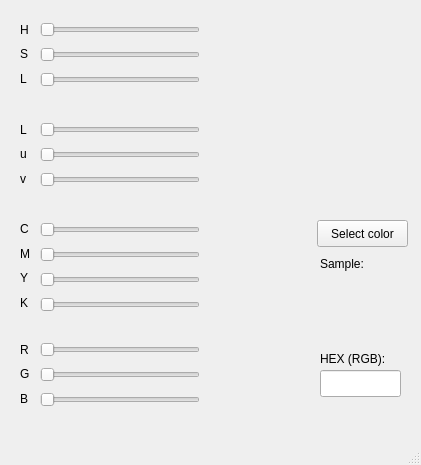
<?xml version="1.0" encoding="UTF-8"?>
<ui version="4.0">
 <class>MainWindow</class>
 <widget class="QMainWindow" name="MainWindow">
  <property name="geometry">
   <rect>
    <x>0</x>
    <y>0</y>
    <width>421</width>
    <height>465</height>
   </rect>
  </property>
  <property name="windowTitle">
   <string>Super Color Picker 3000</string>
  </property>
  <widget class="QWidget" name="centralWidget">
   <widget class="QLineEdit" name="lineEdit_colorHex">
    <property name="geometry">
     <rect>
      <x>320</x>
      <y>370</y>
      <width>81</width>
      <height>27</height>
     </rect>
    </property>
    <property name="readOnly">
     <bool>true</bool>
    </property>
   </widget>
   <widget class="QLabel" name="label_colorOut">
    <property name="geometry">
     <rect>
      <x>320</x>
      <y>255</y>
      <width>61</width>
      <height>17</height>
     </rect>
    </property>
    <property name="text">
     <string>Sample:</string>
    </property>
   </widget>
   <widget class="QLabel" name="label_colorHex">
    <property name="geometry">
     <rect>
      <x>320</x>
      <y>350</y>
      <width>81</width>
      <height>17</height>
     </rect>
    </property>
    <property name="text">
     <string>HEX (RGB):</string>
    </property>
   </widget>
   <widget class="QLabel" name="label_colorSample">
    <property name="geometry">
     <rect>
      <x>320</x>
      <y>280</y>
      <width>81</width>
      <height>61</height>
     </rect>
    </property>
    <property name="text">
     <string/>
    </property>
   </widget>
   <widget class="QSlider" name="horizontalSlider_hlsH">
    <property name="geometry">
     <rect>
      <x>40</x>
      <y>15</y>
      <width>160</width>
      <height>29</height>
     </rect>
    </property>
    <property name="maximum">
     <number>255</number>
    </property>
    <property name="orientation">
     <enum>Qt::Horizontal</enum>
    </property>
   </widget>
   <widget class="QSlider" name="horizontalSlider_hlsL">
    <property name="geometry">
     <rect>
      <x>40</x>
      <y>65</y>
      <width>160</width>
      <height>29</height>
     </rect>
    </property>
    <property name="maximum">
     <number>255</number>
    </property>
    <property name="orientation">
     <enum>Qt::Horizontal</enum>
    </property>
   </widget>
   <widget class="QSlider" name="horizontalSlider_hlsS">
    <property name="geometry">
     <rect>
      <x>40</x>
      <y>40</y>
      <width>160</width>
      <height>29</height>
     </rect>
    </property>
    <property name="maximum">
     <number>255</number>
    </property>
    <property name="orientation">
     <enum>Qt::Horizontal</enum>
    </property>
   </widget>
   <widget class="QSlider" name="horizontalSlider_luvL">
    <property name="geometry">
     <rect>
      <x>40</x>
      <y>115</y>
      <width>160</width>
      <height>29</height>
     </rect>
    </property>
    <property name="maximum">
     <number>100</number>
    </property>
    <property name="orientation">
     <enum>Qt::Horizontal</enum>
    </property>
   </widget>
   <widget class="QSlider" name="horizontalSlider_luvU">
    <property name="geometry">
     <rect>
      <x>40</x>
      <y>140</y>
      <width>160</width>
      <height>29</height>
     </rect>
    </property>
    <property name="maximum">
     <number>100</number>
    </property>
    <property name="orientation">
     <enum>Qt::Horizontal</enum>
    </property>
   </widget>
   <widget class="QSlider" name="horizontalSlider_luvV">
    <property name="geometry">
     <rect>
      <x>40</x>
      <y>165</y>
      <width>160</width>
      <height>29</height>
     </rect>
    </property>
    <property name="maximum">
     <number>100</number>
    </property>
    <property name="orientation">
     <enum>Qt::Horizontal</enum>
    </property>
   </widget>
   <widget class="QSlider" name="horizontalSlider_cmykC">
    <property name="geometry">
     <rect>
      <x>40</x>
      <y>215</y>
      <width>160</width>
      <height>29</height>
     </rect>
    </property>
    <property name="maximum">
     <number>255</number>
    </property>
    <property name="orientation">
     <enum>Qt::Horizontal</enum>
    </property>
   </widget>
   <widget class="QSlider" name="horizontalSlider_cmykM">
    <property name="geometry">
     <rect>
      <x>40</x>
      <y>240</y>
      <width>160</width>
      <height>29</height>
     </rect>
    </property>
    <property name="maximum">
     <number>255</number>
    </property>
    <property name="orientation">
     <enum>Qt::Horizontal</enum>
    </property>
   </widget>
   <widget class="QSlider" name="horizontalSlider_cmykY">
    <property name="geometry">
     <rect>
      <x>40</x>
      <y>265</y>
      <width>160</width>
      <height>29</height>
     </rect>
    </property>
    <property name="maximum">
     <number>255</number>
    </property>
    <property name="orientation">
     <enum>Qt::Horizontal</enum>
    </property>
   </widget>
   <widget class="QSlider" name="horizontalSlider_cmykK">
    <property name="geometry">
     <rect>
      <x>40</x>
      <y>290</y>
      <width>160</width>
      <height>29</height>
     </rect>
    </property>
    <property name="maximum">
     <number>255</number>
    </property>
    <property name="orientation">
     <enum>Qt::Horizontal</enum>
    </property>
   </widget>
   <widget class="QSlider" name="horizontalSlider_rgbR">
    <property name="geometry">
     <rect>
      <x>40</x>
      <y>335</y>
      <width>160</width>
      <height>29</height>
     </rect>
    </property>
    <property name="maximum">
     <number>255</number>
    </property>
    <property name="orientation">
     <enum>Qt::Horizontal</enum>
    </property>
   </widget>
   <widget class="QSlider" name="horizontalSlider_rgbG">
    <property name="geometry">
     <rect>
      <x>40</x>
      <y>360</y>
      <width>160</width>
      <height>29</height>
     </rect>
    </property>
    <property name="maximum">
     <number>255</number>
    </property>
    <property name="orientation">
     <enum>Qt::Horizontal</enum>
    </property>
   </widget>
   <widget class="QSlider" name="horizontalSlider_rgbB">
    <property name="geometry">
     <rect>
      <x>40</x>
      <y>385</y>
      <width>160</width>
      <height>29</height>
     </rect>
    </property>
    <property name="maximum">
     <number>255</number>
    </property>
    <property name="orientation">
     <enum>Qt::Horizontal</enum>
    </property>
   </widget>
   <widget class="QLabel" name="label_5">
    <property name="geometry">
     <rect>
      <x>20</x>
      <y>21</y>
      <width>21</width>
      <height>17</height>
     </rect>
    </property>
    <property name="text">
     <string>H</string>
    </property>
   </widget>
   <widget class="QLabel" name="label_6">
    <property name="geometry">
     <rect>
      <x>20</x>
      <y>70</y>
      <width>21</width>
      <height>17</height>
     </rect>
    </property>
    <property name="text">
     <string>L</string>
    </property>
   </widget>
   <widget class="QLabel" name="label_7">
    <property name="geometry">
     <rect>
      <x>20</x>
      <y>45</y>
      <width>21</width>
      <height>17</height>
     </rect>
    </property>
    <property name="text">
     <string>S</string>
    </property>
   </widget>
   <widget class="QLabel" name="label_8">
    <property name="geometry">
     <rect>
      <x>20</x>
      <y>145</y>
      <width>21</width>
      <height>17</height>
     </rect>
    </property>
    <property name="text">
     <string>u</string>
    </property>
   </widget>
   <widget class="QLabel" name="label_9">
    <property name="geometry">
     <rect>
      <x>20</x>
      <y>121</y>
      <width>21</width>
      <height>17</height>
     </rect>
    </property>
    <property name="text">
     <string>L</string>
    </property>
   </widget>
   <widget class="QLabel" name="label_10">
    <property name="geometry">
     <rect>
      <x>20</x>
      <y>170</y>
      <width>21</width>
      <height>17</height>
     </rect>
    </property>
    <property name="text">
     <string>v</string>
    </property>
   </widget>
   <widget class="QLabel" name="label_11">
    <property name="geometry">
     <rect>
      <x>20</x>
      <y>365</y>
      <width>21</width>
      <height>17</height>
     </rect>
    </property>
    <property name="text">
     <string>G</string>
    </property>
   </widget>
   <widget class="QLabel" name="label_12">
    <property name="geometry">
     <rect>
      <x>20</x>
      <y>341</y>
      <width>21</width>
      <height>17</height>
     </rect>
    </property>
    <property name="text">
     <string>R</string>
    </property>
   </widget>
   <widget class="QLabel" name="label_13">
    <property name="geometry">
     <rect>
      <x>20</x>
      <y>390</y>
      <width>21</width>
      <height>17</height>
     </rect>
    </property>
    <property name="text">
     <string>B</string>
    </property>
   </widget>
   <widget class="QLabel" name="label_14">
    <property name="geometry">
     <rect>
      <x>20</x>
      <y>269</y>
      <width>21</width>
      <height>17</height>
     </rect>
    </property>
    <property name="text">
     <string>Y</string>
    </property>
   </widget>
   <widget class="QLabel" name="label_15">
    <property name="geometry">
     <rect>
      <x>20</x>
      <y>245</y>
      <width>21</width>
      <height>17</height>
     </rect>
    </property>
    <property name="text">
     <string>M</string>
    </property>
   </widget>
   <widget class="QLabel" name="label_16">
    <property name="geometry">
     <rect>
      <x>20</x>
      <y>294</y>
      <width>21</width>
      <height>17</height>
     </rect>
    </property>
    <property name="text">
     <string>K</string>
    </property>
   </widget>
   <widget class="QLabel" name="label_17">
    <property name="geometry">
     <rect>
      <x>20</x>
      <y>220</y>
      <width>21</width>
      <height>17</height>
     </rect>
    </property>
    <property name="text">
     <string>C</string>
    </property>
   </widget>
   <widget class="QPushButton" name="pushButton_selectColor">
    <property name="geometry">
     <rect>
      <x>317</x>
      <y>220</y>
      <width>91</width>
      <height>27</height>
     </rect>
    </property>
    <property name="text">
     <string>Select color</string>
    </property>
   </widget>
  </widget>
  <widget class="QMenuBar" name="menuBar">
   <property name="geometry">
    <rect>
     <x>0</x>
     <y>0</y>
     <width>421</width>
     <height>25</height>
    </rect>
   </property>
  </widget>
  <widget class="QStatusBar" name="statusBar"/>
 </widget>
 <layoutdefault spacing="6" margin="11"/>
 <resources/>
 <connections/>
</ui>
